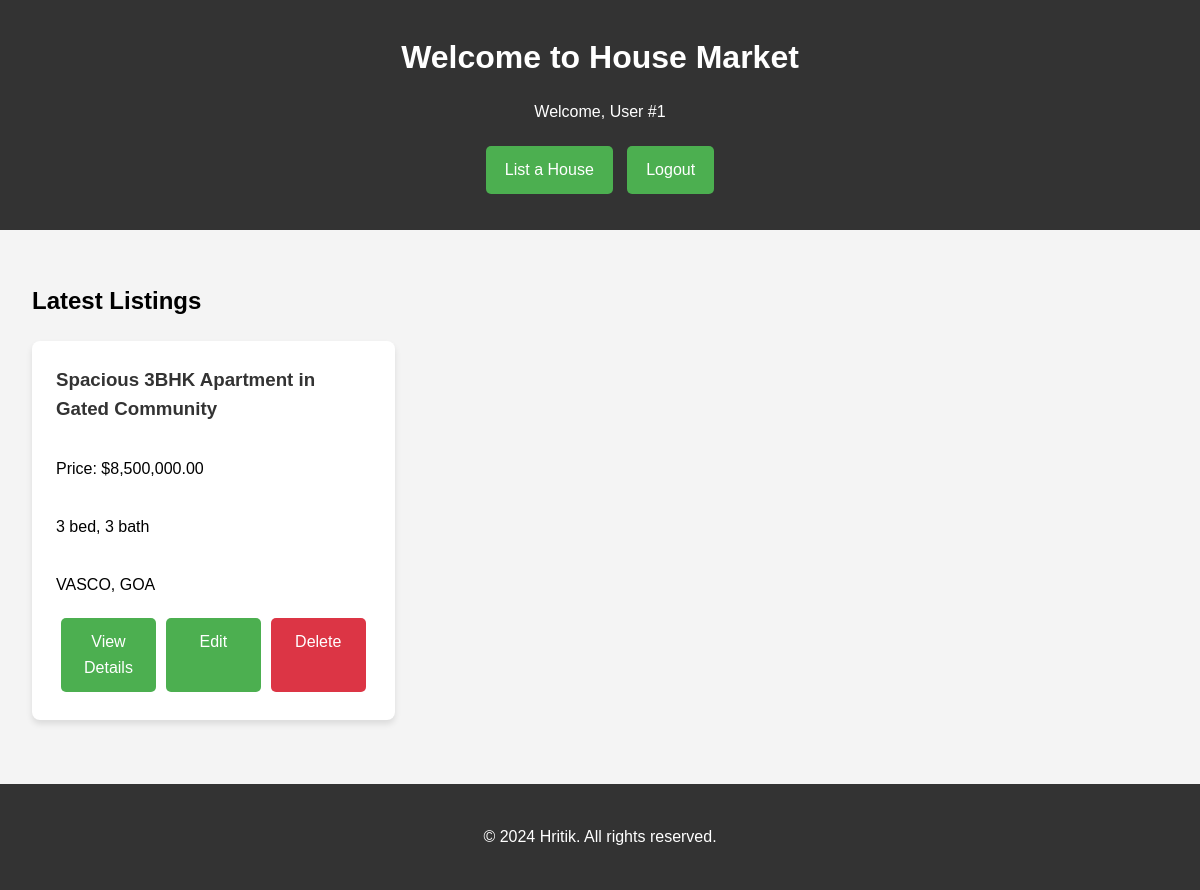
/index.php (signed in), run on the app's committed database.
### tables this page shows
CREATE TABLE IF NOT EXISTS `houses` (
  `id` int NOT NULL AUTO_INCREMENT,
  `seller_id` int NOT NULL,
  `title` varchar(100) NOT NULL,
  `description` text,
  `price` decimal(10,2) NOT NULL,
  `bedrooms` int DEFAULT NULL,
  `bathrooms` int DEFAULT NULL,
  `area` decimal(10,2) DEFAULT NULL,
  `address` varchar(255) DEFAULT NULL,
  `city` varchar(100) DEFAULT NULL,
  `state` varchar(50) DEFAULT NULL,
  `zip_code` varchar(20) DEFAULT NULL,
  `contact_number` varchar(20) DEFAULT NULL,
  `created_at` timestamp NULL DEFAULT CURRENT_TIMESTAMP,
  PRIMARY KEY (`id`),
  KEY `seller_id` (`seller_id`)
);

### index.php (the view, shortened to what this page needs)
<?php
require_once 'config.php';
$stmt = $pdo->query("SELECT * FROM houses ORDER BY created_at DESC");
$houses = $stmt->fetchAll();
?>
<!DOCTYPE html>
<html lang="en">
<head>
</head>
<body>
    <header>
        <h1>Welcome to House Market</h1>
        <nav>
            <?php if (isset($_SESSION['user_id'])): ?>
                <p>Welcome, User #<?php echo $_SESSION['user_id']; ?></p>
                <?php if ($_SESSION['is_agent']): ?>
                    <a href="list_house.php" class="btn">List a House</a>
                <?php endif; ?>
                <a href="logout.php" class="btn">Logout</a>
            <?php else: ?>
                <a href="login.php" class="btn">Login</a>
                <a href="register.php" class="btn">Register</a>
            <?php endif; ?>
        </nav>
    </header>
    <main>
        <h2>Latest Listings</h2>
        <div class="house-listings">
            <?php foreach ($houses as $house): ?>
                <div class="house-card">
                    <h3><?php echo htmlspecialchars($house['title']); ?></h3>
                    <p>Price: $<?php echo number_format($house['price'], 2); ?></p>
                    <p><?php echo $house['bedrooms']; ?> bed, <?php echo $house['bathrooms']; ?> bath</p>
                    <p><?php echo htmlspecialchars($house['city']); ?>, <?php echo htmlspecialchars($house['state']); ?></p>
                    <div class="house-actions">
                        <a href="view_house.php?id=<?php echo $house['id']; ?>" class="btn">View Details</a>
                        <?php if (isset($_SESSION['user_id']) && $_SESSION['is_agent'] && $house['seller_id'] == $_SESSION['user_id']): ?>
                            <a href="edit_house.php?id=<?php echo $house['id']; ?>" class="btn">Edit</a>
                            <a href="delete_house.php?id=<?php echo $house['id']; ?>" class="btn btn-danger" onclick="return confirm('Are you sure you want to delete this listing?');">Delete</a>
                        <?php endif; ?>
                    </div>
                </div>
            <?php endforeach; ?>
        </div>
    </main>
    <footer>
        <p>&copy; 2024  Hritik. All rights reserved.</p>
    </footer>
</body>
</html>

### index.php (style rules this page uses)
body { font-family: Arial, sans-serif; line-height: 1.6; margin: 0; padding: 0; background-color: #f4f4f4; }
header { background-color: #333; color: #fff; text-align: center; padding: 2rem 1rem; position: relative; overflow: hidden; }
header::before { content: ""; position: absolute; top: 0; left: 0; right: 0; bottom: 0; background: url('https://media4.giphy.com/media/e8ik35i8LaO3BqRwY6/giphy.gif') center/cover no-repeat; opacity: 0.3; z-index: 1; }
header h1 { margin: 0 0 1rem; position: relative; z-index: 2; }
nav { position: relative; z-index: 2; }
.btn { display: inline-block; background: #4CAF50; color: #fff; padding: 0.7rem 1.2rem; text-decoration: none; border-radius: 5px; margin: 0.3rem; transition: background 0.3s ease, transform 0.2s ease; }
main { max-width: 1200px; margin: 0 auto; padding: 2rem; }
.house-listings { display: grid; grid-template-columns: repeat(auto-fill, minmax(280px, 1fr)); gap: 1.5rem; }
.house-card { background: #fff; border-radius: 8px; padding: 1.5rem; box-shadow: 0 4px 6px rgba(0,0,0,0.1); transition: transform 0.3s ease, box-shadow 0.3s ease; display: flex; flex-direction: column; }
.house-card h3 { margin-top: 0; margin-bottom: 1rem; color: #333; }
.house-actions { margin-top: auto; display: flex; justify-content: space-between; flex-wrap: wrap; }
.house-actions .btn { flex: 1; text-align: center; margin: 0.3rem; }
.btn-danger { background: #dc3545; }
footer { text-align: center; padding: 1.5rem; background: #333; color: #fff; margin-top: 2rem; }

### data on the page
houses: title "Spacious 3BHK Apartment in Gated Community", price "8,500,000.00", bedrooms "3", bathrooms "3", city "VASCO", state "GOA"

### other printed values
$_SESSION['user_id'] "1"
